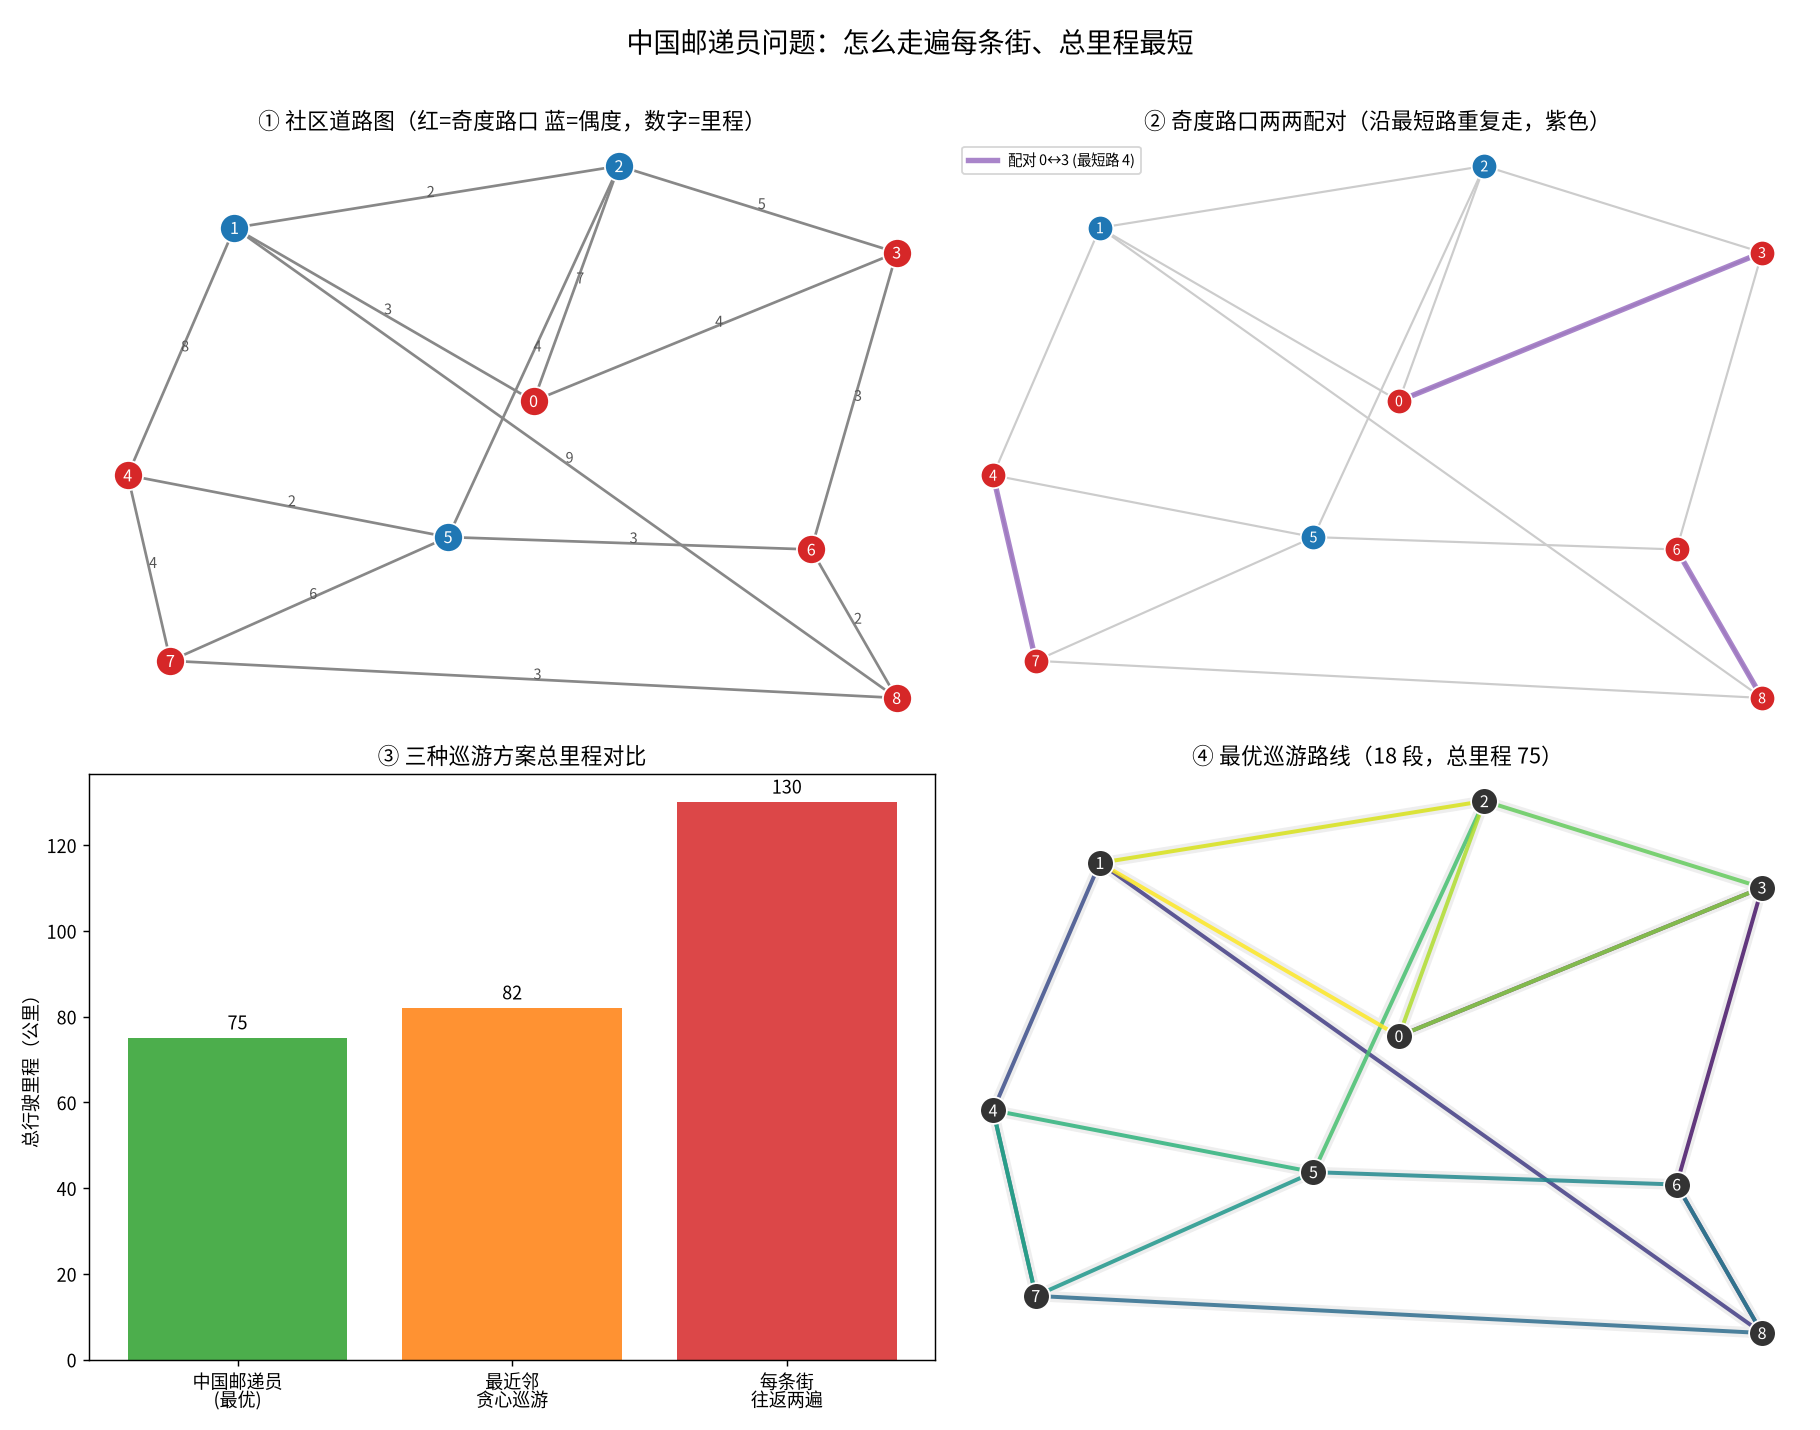

Reproduce this figure in Python.
# -*- coding: utf-8 -*-
"""
subject:   数学建模 / 中国邮递员问题（Chinese Postman Problem）
level:     L6 优化模型 / L7 图论、网络与动态模型（最小权完美匹配 / 欧拉回路 / 路径规划）
anchor:    Roadmap L6-L7 —— 承接 Day14（最短路/最小生成树/最大流）、Day22（匈牙利指派）、
           Day26（LP 对偶）、Day39/40（一般图匹配 / 最大权匹配 KM）；本讲把「匹配」与「欧拉回路」
           合体，回答「怎么走一条路把每条街都覆盖且总路程最短」这一经典路线规划决策。
goal:      (1) 用最小权完美匹配（奇度点配对）+ 最短路（Floyd 全源）求中国邮递员最优路线；
           (2) 手写欧拉回路（Hierholzer）把「重边后的多重图」还原成一条闭合巡游；
           (3) 用「全枚举奇度点配对」暴力裁判验证最优性；与「不走回头路（贪心）」「重复所有边」
               两个对照方案比出差距；给出真实路线规划的结果解读。

运行：cd /home/ubuntu/Note && ./.venv/bin/python \
      "Mathematical_Modeling/08 - Python/daily/2026-10-10/chinese_postman_matching_euler.py"
"""

import itertools
import os
from collections import defaultdict, deque

import numpy as np
import matplotlib
matplotlib.use("Agg")
import matplotlib.pyplot as plt
from matplotlib import font_manager

# ============================================================
# 0. 中文字体注册（Noto Sans CJK / WenQuanYi），避免图中中文乱码
# ============================================================
def setup_chinese_font():
    candidates = [
        "/usr/share/fonts/opentype/noto/NotoSansCJK-Regular.ttc",
        "/usr/share/fonts/truetype/wqy/wqy-zenhei.ttc",
        "/usr/share/fonts/truetype/wqy/wqy-microhei.ttc",
    ]
    # 优先注册并选用简体中文字体名
    for p in candidates:
        if os.path.exists(p):
            font_manager.fontManager.addfont(p)
            props = font_manager.FontProperties(fname=p)
            # .ttc 可能含多语言，强制指向 Simplified Chinese 字形
            try:
                name = props.get_name()
            except Exception:
                name = "Noto Sans CJK SC"
            plt.rcParams["font.sans-serif"] = ["Noto Sans CJK SC", "Noto Sans CJK JP",
                                              "WenQuanYi Zen Hei", name]
            plt.rcParams["axes.unicode_minus"] = False
            return name
    plt.rcParams["axes.unicode_minus"] = False
    return None


FONT_NAME = setup_chinese_font()

# ============================================================
# 1. 决策场景：社区网格道路巡检（无向带权图）
#    环卫车要从车场出发，走遍每条街道至少一次，最后回到车场，使总行驶里程最短。
#    街道权重 = 里程（公里）。这是标准「中国邮递员问题」。
# ============================================================
# 顶点：0=车场(中心), 1..8=八个路口/小区入口
# 边：真实街道，带里程
EDGES = [
    (0, 1, 3), (0, 2, 7), (0, 3, 4),
    (1, 2, 2), (1, 4, 8),
    (2, 3, 5), (2, 5, 4),
    (3, 6, 3),
    (4, 5, 2), (4, 7, 4),
    (5, 6, 3), (5, 7, 6),
    (6, 8, 2), (7, 8, 3),
    (1, 8, 9),
]
N_NODES = 9
START = 0


def build_adjacency(edges, n):
    """返回邻接表 {u: [(v, w), ...]}（无向）。"""
    adj = defaultdict(list)
    for u, v, w in edges:
        adj[u].append((v, w))
        adj[v].append((u, w))
    return adj


def degrees(edges, n):
    deg = [0] * n
    for u, v, _ in edges:
        deg[u] += 1
        deg[v] += 1
    return deg


def floyd_warshall(edges, n):
    """全源最短路：返回 dist 矩阵与 next 矩阵（用于还原路径）。"""
    INF = float("inf")
    dist = [[INF] * n for _ in range(n)]
    nxt = [[None] * n for _ in range(n)]
    for i in range(n):
        dist[i][i] = 0
    for u, v, w in edges:
        if w < dist[u][v]:  # 平行边取最短
            dist[u][v] = w
            dist[v][u] = w
            nxt[u][v] = v
            nxt[v][u] = u
    for k in range(n):
        for i in range(n):
            if dist[i][k] == INF:
                continue
            for j in range(n):
                if dist[i][k] + dist[k][j] < dist[i][j]:
                    dist[i][j] = dist[i][k] + dist[k][j]
                    nxt[i][j] = nxt[i][k]
    return dist, nxt


def reconstruct_path(nxt, i, j):
    if nxt[i][j] is None:
        return []
    path = [i]
    while i != j:
        i = nxt[i][j]
        path.append(i)
    return path


# ============================================================
# 2. 最小权完美匹配（本题要求「最小化」，故用取负变换的 KM，
#    或对小规模直接 DP 枚举。这里两者都实现：KM 作主算法，DP 作核验）
# ============================================================
def km_min_weight_perfect_matching(cost, forbid_self=True):
    """
    Kuhn-Munkres（KM）求【最小权完美匹配】（方阵、非负代价）。
    做法：用经典 e-maxx 最小化形式（行/列势 + 松弛）。
    ⚠️ 该标准实现假设「任意行都能配任意列」，若矩阵对角线为 0（自己配自己=0 代价），
       会退化成「人人配自己、总代价 0」的假解 → 必须把对角线抬成大数禁止自配对。
    返回 (总权重, 匹配数组 match[行] = 列)。
    """
    n = len(cost)
    BIG = max(max(r) for r in cost) * (n + 1) + 1 if n > 0 else 0
    cost = [[(BIG if (forbid_self and i == j) else cost[i][j]) for j in range(n)]
            for i in range(n)]
    # 标准最小化 KM（要求代价非负；cos 已满足）
    INF = float("inf")
    u = [0.0] * (n + 1)
    v = [0.0] * (n + 1)
    p = [0] * (n + 1)   # p[j] = 匹配到列 j 的行
    way = [0] * (n + 1)

    for i in range(1, n + 1):
        p[0] = i
        j0 = 0
        minv = [INF] * (n + 1)
        used = [False] * (n + 1)
        while True:
            used[j0] = True
            i0 = p[j0]
            delta = INF
            j1 = -1
            for j in range(1, n + 1):
                if not used[j]:
                    cur = cost[i0 - 1][j - 1] - u[i0] - v[j]
                    if cur < minv[j]:
                        minv[j] = cur
                        way[j] = j0
                    if minv[j] < delta:
                        delta = minv[j]
                        j1 = j
            for j in range(0, n + 1):
                if used[j]:
                    u[p[j]] += delta
                    v[j] -= delta
                else:
                    minv[j] -= delta
            j0 = j1
            if p[j0] == 0:
                break
        while True:
            j1 = way[j0]
            p[j0] = p[j1]
            j0 = j1
            if j0 == 0:
                break
    match = [-1] * n
    for j in range(1, n + 1):
        if p[j] > 0:
            match[p[j] - 1] = j - 1
    return match  # 由调用方按「原始代价矩阵」计算总权重（本函数改变了对角线）


def brute_min_weight_perfect_matching(cost):
    """暴力枚举完美匹配（n! 或双阶乘），作独立裁判，仅适合 n 不大。"""
    n = len(cost)
    best = float("inf")
    best_pairs = None
    idx = list(range(n))

    def rec(remaining, pairs, acc):
        nonlocal best, best_pairs
        if acc >= best:
            return
        if not remaining:
            if acc < best:
                best = acc
                best_pairs = list(pairs)
            return
        first = remaining[0]
        for k in range(1, len(remaining)):
            other = remaining[k]
            rest = remaining[1:k] + remaining[k + 1:]
            pairs.append((first, other))
            rec(rest, pairs, acc + cost[first][other])
            pairs.pop()

    rec(idx, [], 0)
    return best, best_pairs


# ============================================================
# 3. 中国邮递员问题主算法
# ============================================================
def chinese_postman(edges, n, start=0):
    """
    返回 dict：
      total_weight      —— 最优巡游总里程
      odd_nodes         —— 奇度顶点
      match_pairs       —— 奇度点配对（用最短路距离配对）
      duplicated_edges  —— 为配对而重复走的边（多重边列表）
      euler_tour        —— 欧拉回路（顶点序列，闭合）
      duplicated_weight —— 重复部分里程
    """
    dist, nxt = floyd_warshall(edges, n)
    deg = degrees(edges, n)
    odd = [i for i in range(n) if deg[i] % 2 == 1]

    base_weight = sum(w for _, _, w in edges)
    duplicated = []

    if not odd:
        # 已是欧拉图：所有边各走一次
        pass
    else:
        m = len(odd)
        # 代价矩阵 = 奇度点之间的最短路距离
        cost = [[dist[odd[i]][odd[j]] for j in range(m)] for i in range(m)]
        match = km_min_weight_perfect_matching(cost)
        km_val = sum(cost[i][match[i]] for i in range(m) if i < match[i])
        # 还原每对之间的最短路，把路径上的边加入 duplicated
        for i in range(m):
            j = match[i]
            if i < j:
                a, b = odd[i], odd[j]
                path = reconstruct_path(nxt, a, b)
                for k in range(len(path) - 1):
                    u, v = path[k], path[k + 1]
                    w = dist[u][v]
                    duplicated.append((u, v, w))

    # 构造多重图（原边 + 重复边），求欧拉回路
    multi = list(edges) + duplicated
    tour = hierholzer(multi, n, start)

    dup_weight = sum(w for _, _, w in duplicated)
    return {
        "total_weight": base_weight + dup_weight,
        "base_weight": base_weight,
        "duplicated_weight": dup_weight,
        "odd_nodes": odd,
        "duplicated_edges": duplicated,
        "euler_tour": tour,
        "dist": dist,
    }


def hierholzer(edges, n, start):
    """Hierholzer 算法求欧拉回路（顶点序列，首尾相接）。多重图用边 id 去重。"""
    adj = defaultdict(list)
    for eid, (u, v, w) in enumerate(edges):
        adj[u].append((v, eid))
        adj[v].append((u, eid))
    used_edge = [False] * len(edges)
    # 选择有边的起点（若 start 无边则换）
    if not adj.get(start):
        start = next((u for u in adj if adj[u]), start)
    stack = [start]
    circuit = []
    while stack:
        u = stack[-1]
        # 从 u 找一条未使用的边
        edge = None
        while adj[u]:
            v, eid = adj[u][-1]
            if used_edge[eid]:
                adj[u].pop()
                continue
            edge = (v, eid)
            adj[u].pop()
            break
        if edge is None:
            # u 无可用边 → 回溯，记录到路径
            circuit.append(stack.pop())
        else:
            v, eid = edge
            used_edge[eid] = True
            if v != u:  # 非自环：从对方邻接表删掉这条边
                adj[v].remove((u, eid))
            stack.append(v)
    circuit.reverse()
    return circuit


# ============================================================
# 4. 对照方案
# ============================================================
def naive_double_all_edges(edges):
    """对照 A：把每条街都走两遍（原路往返），一定可行但通常远非最优。"""
    return 2 * sum(w for _, _, w in edges)


def greedy_nearest_walk(edges, n, start=0):
    """
    对照 B：贪心最近邻巡游——从起点走，每次在「未走过的边」里选距离最近的走，
    没有未走过的边时，沿最短路返回起点。总里程 = 走过的边 + 全程移动（含未覆盖时缩回）。
    这里统计「实际行驶里程」：每次移动按两点间直线边权累计（走没走过的边则覆盖它）。
    """
    dist, nxt = floyd_warshall(edges, n)
    edge_pairs = {frozenset((u, v)) for u, v, _ in edges}
    weight_of = {}
    for u, v, w in edges:
        key = frozenset((u, v))
        weight_of[key] = min(weight_of.get(key, float("inf")), w)
    covered = set()
    cur = start
    total = 0
    while len(covered) < len(edge_pairs):
        # 找当前点能直连、且未覆盖的边中最近的一条
        best = None
        for (u, v, w) in edges:
            key = frozenset((u, v))
            if key in covered:
                continue
            if u == cur or v == cur:
                nxt_node = v if u == cur else u
                if best is None or w < best[0]:
                    best = (w, nxt_node, key)
        if best is None:
            # 当前点无未覆盖直连边：走到最近的「有未覆盖边的点」（沿最短路）
            target = None
            bestd = float("inf")
            for (u, v, w) in edges:
                key = frozenset((u, v))
                if key in covered:
                    continue
                for node in (u, v):
                    if dist[cur][node] < bestd:
                        bestd = dist[cur][node]
                        target = node
            if target is None:
                break
            total += dist[cur][target]
            cur = target
        else:
            w, nxt_node, key = best
            total += w
            covered.add(key)
            cur = nxt_node
    # 返回起点
    total += dist[cur][start]
    return total


# ============================================================
# 5. 校验
# ============================================================
def check_tour_covers_all_edges(tour, edges):
    """核验巡游（含重复边）确实覆盖每条原边至少一次。"""
    from collections import Counter
    tour_edges = Counter()
    for k in range(len(tour) - 1):
        a, b = tour[k], tour[k + 1]
        tour_edges[frozenset((a, b))] += 1
    # 每条原边至少出现一次
    need = Counter()
    for u, v, _ in edges:
        need[frozenset((u, v))] += 1
    for e, c in need.items():
        if tour_edges[e] < c:
            return False, f"边 {tuple(e)} 覆盖不足 {tour_edges[e]}<{c}"
    return True, "OK"


def tour_closed_and_connected(tour):
    if tour[0] != tour[-1]:
        return False, "巡游非闭合"
    return True, "OK"


# ============================================================
# 6. 主流程
# ============================================================
def main():
    adj = build_adjacency(EDGES, N_NODES)
    deg = degrees(EDGES, N_NODES)
    base = sum(w for _, _, w in EDGES)

    print("=" * 72)
    print("社区网格道路巡检 · 中国邮递员问题（Chinese Postman Problem）")
    print("=" * 72)
    print(f"顶点数 N = {N_NODES}，街道边数 M = {len(EDGES)}，总里程(各走一次) = {base}")
    print(f"各顶点度数 = {deg}")
    odd = [i for i in range(N_NODES) if deg[i] % 2 == 1]
    print(f"奇度顶点 = {odd}（共 {len(odd)} 个）")
    print()

    # ---- 最优解 ----
    res = chinese_postman(EDGES, N_NODES, START)
    print("【中国邮递员最优解（最小权完美匹配 + 欧拉回路）】")
    print(f"  奇度点配对后需重复走的边: {res['duplicated_edges']}")
    print(f"  重复里程 = {res['duplicated_weight']}")
    print(f"  最优总里程 = {res['total_weight']}  ( = 各走一次 {base} + 重复 {res['duplicated_weight']} )")
    print(f"  欧拉回路顶点序列: {res['euler_tour']}")
    ok1, m1 = check_tour_covers_all_edges(res["euler_tour"], EDGES)
    ok2, m2 = tour_closed_and_connected(res["euler_tour"])
    print(f"  覆盖所有边? {ok1} ({m1})   闭合? {ok2} ({m2})")
    print()

    # ---- 独立裁判：暴力枚举奇度点配对 ----
    dist = res["dist"]
    m = len(odd)
    cost = [[dist[odd[i]][odd[j]] for j in range(m)] for i in range(m)]
    km_match = km_min_weight_perfect_matching(cost)
    km_val = sum(cost[i][km_match[i]] for i in range(m) if i < km_match[i])
    brute_val, brute_pairs = brute_min_weight_perfect_matching(cost)
    print("【独立裁判】")
    print(f"  KM 最小权完美匹配（奇度点配对距离）= {km_val}")
    print(f"  暴力枚举所有配对 = {brute_val}   配对方案 = {brute_pairs}")
    print(f"  KM 复算的巡游总里程 = {base + km_val}")
    print()

    # ---- 对照方案 ----
    naive = naive_double_all_edges(EDGES)
    greedy = greedy_nearest_walk(EDGES, N_NODES, START)
    print("【对照方案】")
    print(f"  A. 每条街往返两遍（笨办法上界） = {naive}  （比最优多 {naive - res['total_weight']}，"
          f"+{(naive - res['total_weight']) / res['total_weight'] * 100:.1f}%）")
    print(f"  B. 最近邻贪心巡游（每次都抢最近的未走街） = {greedy}  （比最优多 {greedy - res['total_weight']}）")
    print()

    # ---- 断言 ----
    assert abs(km_val - brute_val) < 1e-9, "KM 与暴力枚举不一致！"
    assert abs(res["total_weight"] - (base + brute_val)) < 1e-9, "巡游总里程与裁判不符"
    assert ok1 and ok2, "巡游不合法"
    assert res["total_weight"] <= greedy, "最优应不劣于贪心"
    assert res["total_weight"] <= naive, "最优应不劣于往返两遍"
    assert len(res["euler_tour"]) >= len(EDGES) + 1, "巡游边数异常"
    print("✅ 全部断言通过：KM==暴力裁判、巡游覆盖全部边且闭合、最优不劣于两个对照。")

    # ========================================================
    # 7. 绘图
    # ========================================================
    pos = {
        0: (0.0, 0.0), 1: (-1.4, 1.4), 2: (0.4, 1.9), 3: (1.7, 1.2),
        4: (-1.9, -0.6), 5: (-0.4, -1.1), 6: (1.3, -1.2), 7: (-1.7, -2.1), 8: (1.7, -2.4),
    }
    fig, axes = plt.subplots(2, 2, figsize=(14, 11))

    # 左上：原图 + 度数 + 奇度点高亮
    ax = axes[0, 0]
    for u, v, w in EDGES:
        ax.plot([pos[u][0], pos[v][0]], [pos[u][1], pos[v][1]], color="#888", lw=1.5, zorder=1)
        mx, my = (pos[u][0] + pos[v][0]) / 2, (pos[u][1] + pos[v][1]) / 2
        ax.text(mx, my, str(w), fontsize=8, color="#555", zorder=3)
    for i in range(N_NODES):
        c = "#d62728" if deg[i] % 2 == 1 else "#1f77b4"
        ax.scatter(*pos[i], s=260, c=c, zorder=4, edgecolors="white")
        ax.text(pos[i][0], pos[i][1], str(i), color="white", ha="center", va="center",
                fontsize=9, zorder=5)
    ax.set_title("① 社区道路图（红=奇度路口 蓝=偶度，数字=里程）", fontsize=12)
    ax.axis("off")

    # 右上：奇度点配对示意（在最短路图上连 KM 匹配对）
    ax = axes[0, 1]
    for u, v, w in EDGES:
        ax.plot([pos[u][0], pos[v][0]], [pos[u][1], pos[v][1]], color="#ccc", lw=1.2, zorder=1)
    for i in range(N_NODES):
        c = "#d62728" if deg[i] % 2 == 1 else "#1f77b4"
        ax.scatter(*pos[i], s=200, c=c, zorder=4, edgecolors="white")
        ax.text(pos[i][0], pos[i][1], str(i), color="white", ha="center", va="center",
                fontsize=8, zorder=5)
    # KM 匹配对
    km_match = km_min_weight_perfect_matching(cost)
    for i in range(m):
        j = km_match[i]
        if i < j:
            a, b = odd[i], odd[j]
            path = reconstruct_path(res["dist"] and floyd_warshall(EDGES, N_NODES)[1], a, b)
            xs = [pos[p][0] for p in path]
            ys = [pos[p][1] for p in path]
            ax.plot(xs, ys, color="#9467bd", lw=3.0, alpha=0.8, zorder=2,
                    label=f"配对 {a}↔{b} (最短路 {cost[i][j]})" if i == 0 else None)
    ax.set_title("② 奇度路口两两配对（沿最短路重复走，紫色）", fontsize=12)
    ax.legend(fontsize=8, loc="upper left")
    ax.axis("off")

    # 左下：三种方案总里程对比
    ax = axes[1, 0]
    labels = ["中国邮递员\n(最优)", "最近邻\n贪心巡游", "每条街\n往返两遍"]
    vals = [res["total_weight"], greedy, naive]
    colors = ["#2ca02c", "#ff7f0e", "#d62728"]
    bars = ax.bar(labels, vals, color=colors, alpha=0.85)
    for b, v in zip(bars, vals):
        ax.text(b.get_x() + b.get_width() / 2, v + 2, f"{v:.0f}", ha="center", fontsize=10)
    ax.set_ylabel("总行驶里程（公里）")
    ax.set_title("③ 三种巡游方案总里程对比", fontsize=12)

    # 右下：最优巡游路线（欧拉回路轨迹示意：按顶点访问顺序连线，颜色渐变）
    ax = axes[1, 1]
    for u, v, w in EDGES:
        ax.plot([pos[u][0], pos[v][0]], [pos[u][1], pos[v][1]], color="#eee", lw=6, zorder=1)
    tour = res["euler_tour"]
    cmap = plt.cm.viridis
    L = len(tour) - 1
    for k in range(L):
        a, b = tour[k], tour[k + 1]
        ax.plot([pos[a][0], pos[b][0]], [pos[a][1], pos[b][1]],
                color=cmap(k / max(L - 1, 1)), lw=2.2, alpha=0.85, zorder=2)
    for i in range(N_NODES):
        ax.scatter(*pos[i], s=220, c="#333", zorder=4, edgecolors="white")
        ax.text(pos[i][0], pos[i][1], str(i), color="white", ha="center", va="center",
                fontsize=9, zorder=5)
    ax.set_title(f"④ 最优巡游路线（{L} 段，总里程 {res['total_weight']}）", fontsize=12)
    ax.axis("off")

    fig.suptitle("中国邮递员问题：怎么走遍每条街、总里程最短", fontsize=15)
    fig.tight_layout(rect=[0, 0, 1, 0.97])
    out = os.path.join(os.path.dirname(os.path.abspath(__file__)),
                       "chinese_postman_matching_euler.png")
    fig.savefig(out, dpi=130)
    print(f"图已保存: {out}")
    print(f"（中文字体: {FONT_NAME}）")


if __name__ == "__main__":
    main()
